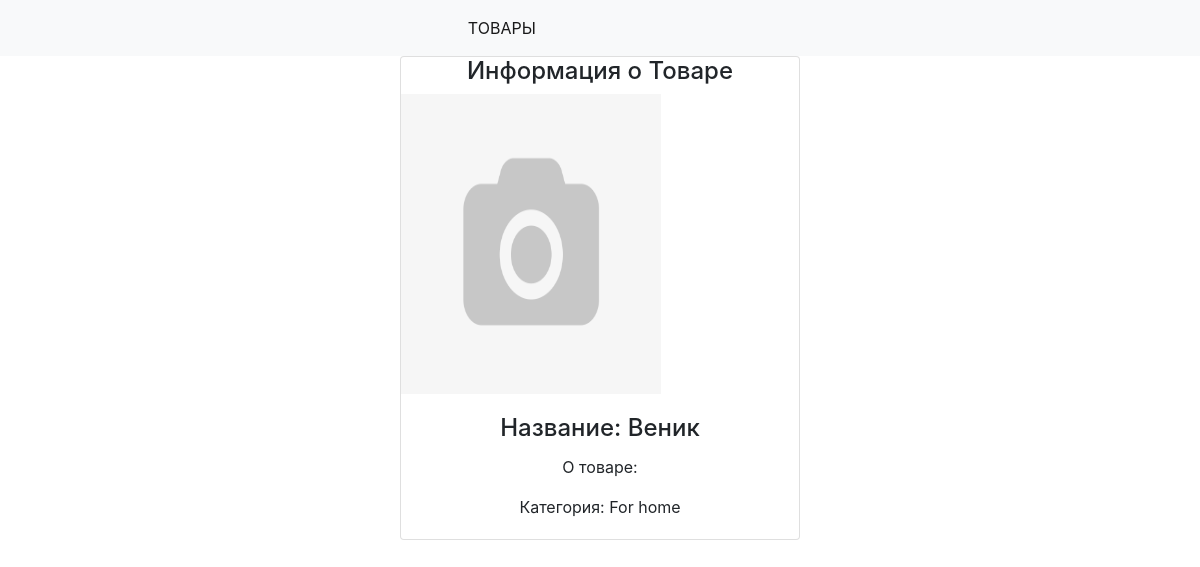
The app's page /product/4/, older data.
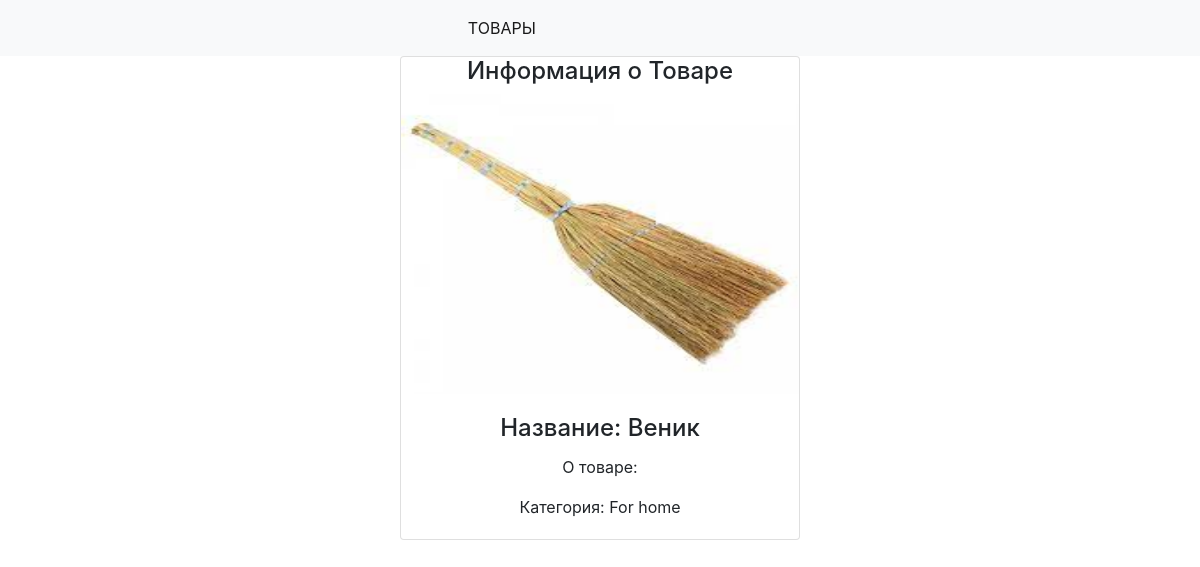
The same page, newer data.
### webapp/models.py (models this page shows, shortened)
class Product(models.Model):
    name = models.CharField(max_length=100, null=False, blank=False)
    category = models.CharField(max_length=100, null=False, blank=False, choices=category_choices)
    description = models.TextField(max_length=2000, null=False, blank=True)
    image = models.ImageField(null=False, blank=True, upload_to='user_pics', verbose_name='Картинка')
    class Meta:
        db_table = 'Products'
        verbose_name = 'Продукт'
        verbose_name_plural = 'Продукты'

### webapp/views/product.py (the view)
# urls.py: path('product/<int:id>/', ProductDetailView.as_view(), name='product'),
class ProductDetailView(DetailView):
    template_name = 'products/product_view.html'
    model = Product
    pk_url_kwarg = "id"

### webapp/templates/products/product_view.html
{% extends 'shablon.html' %}
{% block content %}
<div class="d-flex justify-content-center">
  <div class="card" style="width:400px; text-align: center">
      <h4>Информация о Товаре</h4>
      {% if product.image %}
          <img class="card-img-top" src="{{ product.image.url }}" width="260" height="300" alt="">
      {% else %}
          <img src="/uploads/user_pics/notfoto.png"  width="260" height="300" alt="">
      {% endif %}
      <div class="card-body">
          <h4 class="card-title">Название: {{ product.name }}</h4>
          <p class="card-text">О товаре: {{ product.description}}</p>
          <p class="card-text">Категория: {{ product.category }}</p>
      </div>
 </div>
</div>
{% endblock content %}

Row changes from the older to the newer data that the page shows:
changed Product "Веник": image: picture added
